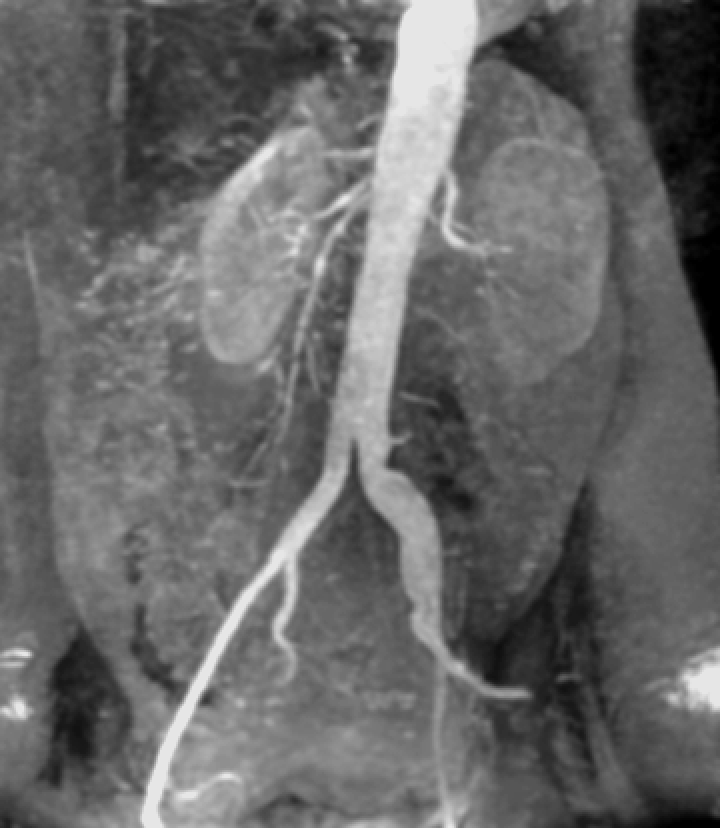
#> input picture DIP3E_Original_Images_CH03/Fig0312(a)(kidney).tif, 720 x 828 px
$ python ContrastStretch1.py
#> lines starting #> are read from the running program, lines starting #| are printed output that depends on the picture; after the words box and inside, x2 and y2 are one past the last pixel; in counts of white or black regions, pixels touching at a corner belong together
import cv2
import numpy as np

image = cv2.imread(r'../DIP3E_Original_Images_CH03/Fig0312(a)(kidney).tif')
#> image is the input picture: shape (828, 720, 3); min 0, max 230, mean 103.5
cv2.imshow('origin image', image)

shape = image.shape
#> shape = (828, 720, 3)
height = shape[0]
#> height = 828
width = shape[1]
#> width = 720
channels = shape[2]
#> channels = 3
for row in range(height):
    for col in range(width):
        for cn in range(channels):
            pv = image[row,col,cn]
            if pv > 120:
                pv = 255
                image[row,col,cn] = pv
            else:
                pv = 30
                image[row,col,cn] = pv
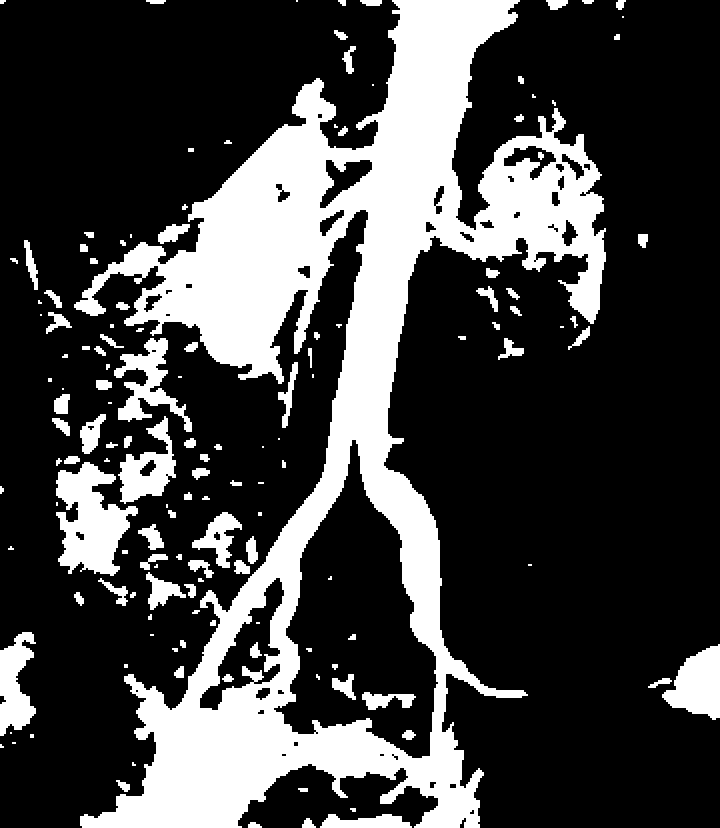
#> image: shape (828, 720, 3); values 30 (black) and 255 (white), 26.4% white; 143 white regions (37 under 20 px), largest, box (x1, y1, x2, y2) and area: (74, 0, 606, 828) 129064, (56, 462, 138, 576) 5340, (662, 644, 720, 720) 2772

cv2.imshow('new image', image)
cv2.waitKey(0)
